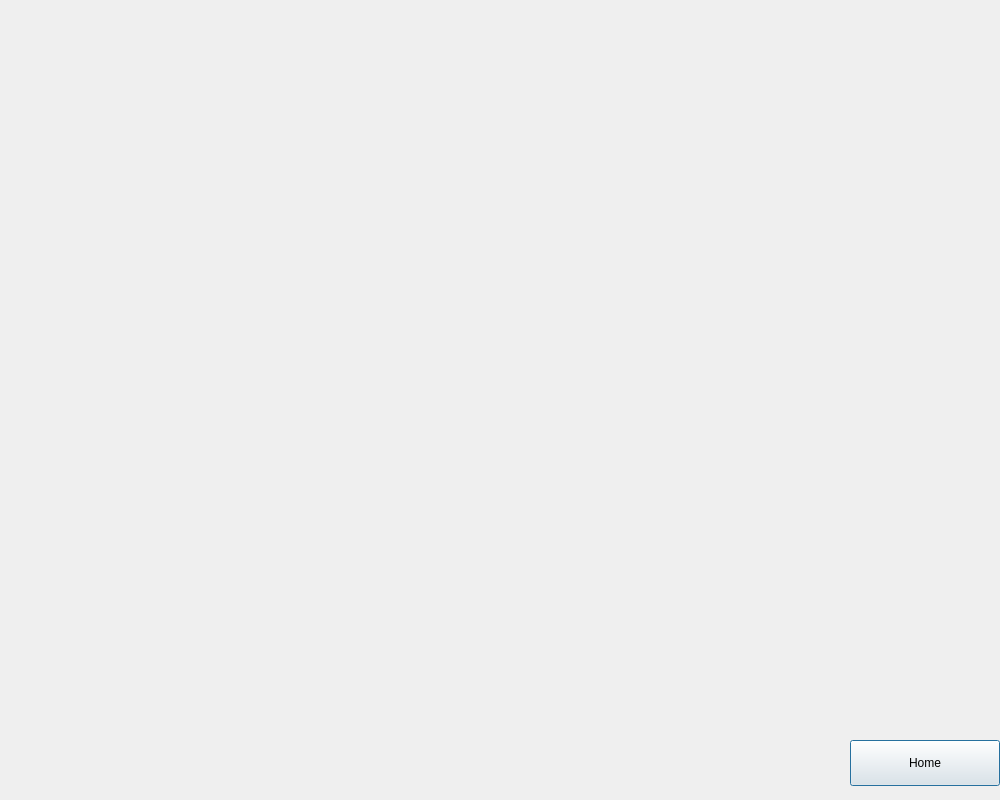
<?xml version="1.0" encoding="UTF-8"?>
<ui version="4.0">
 <class>Dialog</class>
 <widget class="QDialog" name="Dialog">
  <property name="geometry">
   <rect>
    <x>0</x>
    <y>0</y>
    <width>1000</width>
    <height>800</height>
   </rect>
  </property>
  <property name="windowTitle">
   <string>Dialog</string>
  </property>
  <widget class="QPushButton" name="HomeBut">
   <property name="geometry">
    <rect>
     <x>850</x>
     <y>740</y>
     <width>150</width>
     <height>46</height>
    </rect>
   </property>
   <property name="text">
    <string>Home</string>
   </property>
  </widget>
 </widget>
 <resources/>
 <connections/>
</ui>
